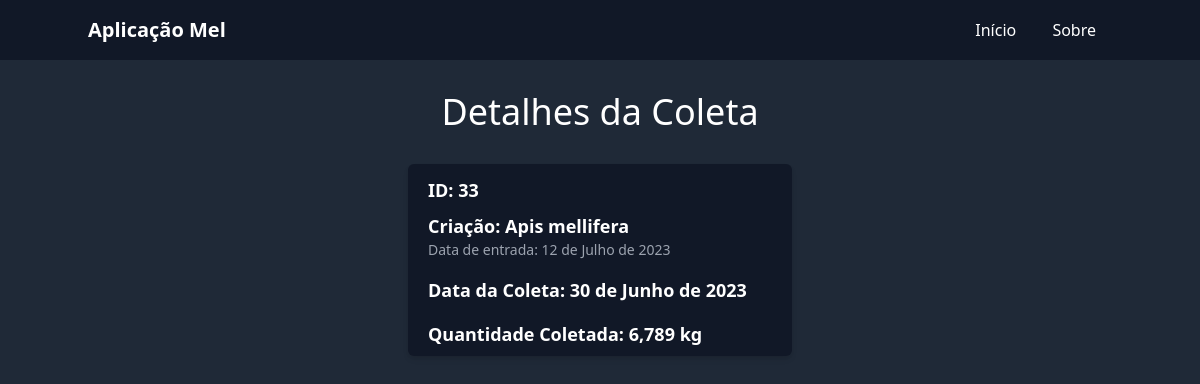
Page /coletas/33/ on the committed database.
### app_mel/models.py (models this page shows, shortened)
class Coleta(models.Model):
    id = models.AutoField(primary_key=True)
    criacao = models.ForeignKey(Criacao, on_delete=models.CASCADE)
    data = models.DateField()
    quantidade = models.DecimalField(decimal_places=3, max_digits=12)

class Criacao(models.Model):
  id = models.AutoField(primary_key=True)
  raca = models.TextField(max_length=120)
  data_entrada = models.DateField()

### app_mel/views.py (the view)
# urls.py: path('coletas/<int:pk>/', views.coleta_detail, name='coleta_detail'),
def coleta_detail(request, pk):
  coleta = get_object_or_404(Coleta, pk=pk)
  return render(request, 'coleta_detail.html', {'coleta': coleta})

### app_mel/templates/coleta_detail.html (shortened to what this page needs)
<!DOCTYPE html>
<html lang="en">
<head>
    <link href="https://cdn.jsdelivr.net/npm/tailwindcss@2.2.19/dist/tailwind.min.css" rel="stylesheet">
</head>
<body class="bg-gray-800 text-white">
<nav class="bg-gray-900 p-4">
    <div class="container mx-auto flex items-center justify-between">
        <a href="#" class="text-xl font-bold text-white">Aplicação Mel</a>
        <div>
            <a href="#" class="text-white px-4">Início</a>
            <a href="#" class="text-white px-4">Sobre</a>
        </div>
    </div>
</nav>
<div class="container mx-auto px-4 py-8">
    <h1 class="text-4xl mb-8 text-center">Detalhes da Coleta</h1>
    <div class="w-full max-w-sm mx-auto rounded-md shadow-md overflow-hidden bg-gray-900">
        <div class="flex justify-between px-5 pt-3">
            <h3 class="text-lg font-semibold">ID: {{ coleta.id }}</h3>
        </div>
        <div class="px-5 py-2">
            <h3 class="text-lg font-semibold">Criação: {{ coleta.criacao.raca }}</h3>
            <p class="text-sm text-gray-400">Data de entrada: {{ coleta.criacao.data_entrada }}</p>
        </div>
        <div class="px-5 py-2">
            <h3 class="text-lg font-semibold">Data da Coleta: {{ coleta.data }}</h3>
        </div>
        <div class="px-5 py-2">
            <h3 class="text-lg font-semibold">Quantidade Coletada: {{ coleta.quantidade }} kg</h3>
        </div>
    </div>
</div>
</body>
</html>

### rows in the picture
Coleta: id "33", criacao.raca "Apis mellifera", criacao.data_entrada "12 de Julho de 2023", data "30 de Junho de 2023", quantidade "6,789"
